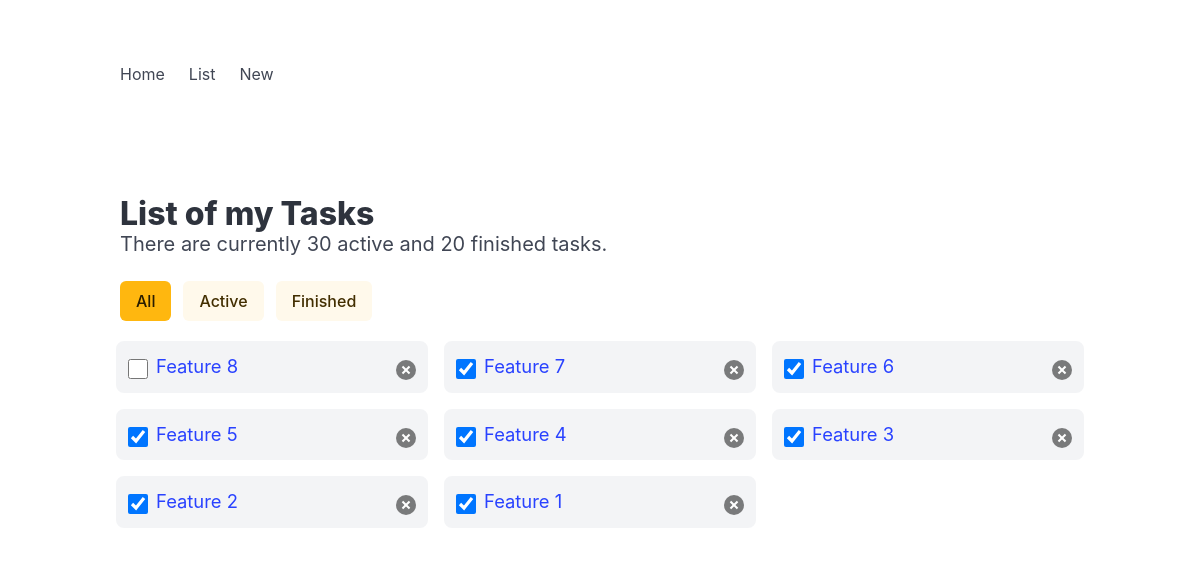
The app's page /todo/list/ (signed in), older data.
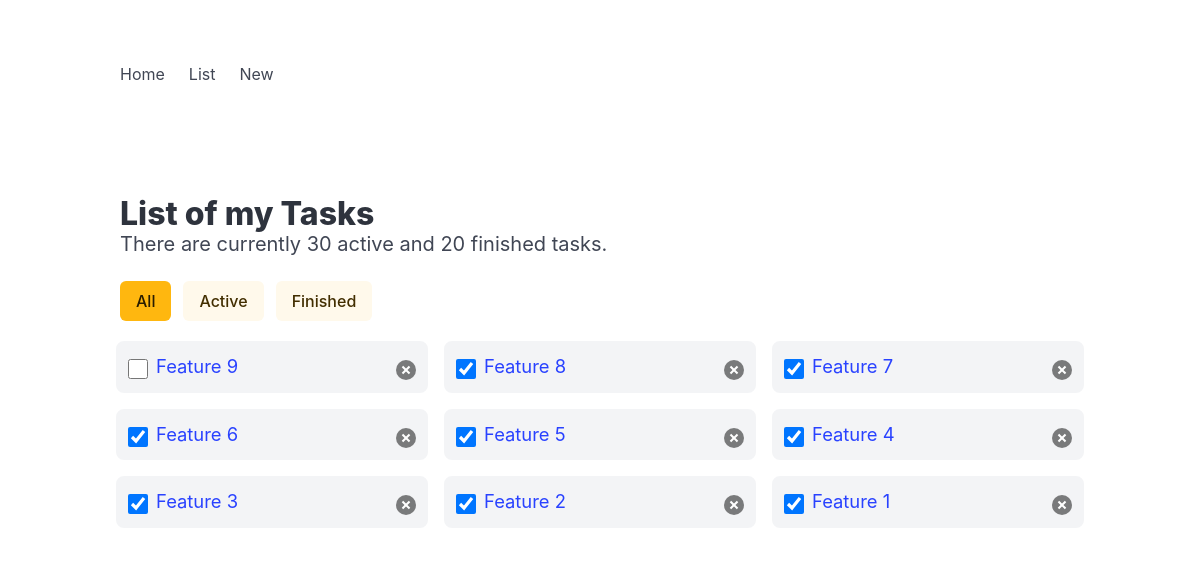
The same page, newer data.
### todo/models.py (models this page shows, shortened)
class Task(models.Model):
    user = models.ForeignKey(User, on_delete=models.CASCADE)
    title = models.CharField(max_length=100)
    desc = models.CharField(max_length=500)
    is_finished = models.BooleanField(default=False)
    finished_dt = models.DateTimeField(blank=True, null=True)
    dead_line_dt = models.DateTimeField(blank=True, null=True)
    create_dt = models.DateTimeField(auto_now_add=True)
    update_dt = models.DateTimeField(auto_now=True)

### todo/views.py (the view)
# urls.py: path('list/', views.todo_list, name='list'),
def todo_list(request):
    if request.user.is_authenticated:
        tasks = Task.objects.filter(user=request.user).order_by('-id')[0:100]
        context = {'tasks': tasks}
        return render(request, 'todo/list.html', context)
    else:
        return redirect('/todo')

### todo/templates/todo/list.html (shortened to what this page needs)
<!DOCTYPE html>
<html>
  <head>
    <link rel="stylesheet" href="https://cdn.jsdelivr.net/npm/bulma@1.0.2/css/bulma.min.css">
  </head>
  <body>
    {% include 'todo/includes/nav.html' %}
  <section class="section">
    <div class="container">
      <h1 class="title">List of my Tasks</h1>
      <p class="subtitle">There are currently 30 active and 20 finished tasks.</p>
      <div class="buttons">
        <a href="{{ request.path }}" class="button is-warning {% if 'active' in request.GET or 'finished' in request.GET %} is-light{% endif %}">All</a>
        <a href="{{ request.path }}?active" class="button is-warning {% if 'active' not in request.GET %} is-light{% endif %}">Active</a>
        <a href="{{ request.path }}?finished" class="button is-warning {% if 'finished' not in request.GET %} is-light{% endif %}">Finished</a>
      </div>
      {% if tasks %}
      <ul class="columns is-multiline" id="list">
        {% for task in tasks %}
          <li class="column is-4">
            <input type="checkbox" {% if task.is_finished %} checked {% endif %} title="Finish">
            <div>
              <a href="{% url 'todo:detail' number=task.id %}">{{ task.title }}</a>
              <br>
            </div>
            <button class="delete" title="Remove"></button>
          </li>
        {% endfor %}
        </ul>
      {% else %}
      <p class="is-size-5">No task to show here.</p>
      {% endif %}
    </div>
  </section>
  </body>
</html>

### todo/templates/todo/includes/nav.html (shortened to what this page needs)
<section class="section">
    <div class="container">
      <nav class="navbar" role="navigation" aria-label="main navigation">
        <div class="navbar-brand">
            <a class="navbar-item" href="{% url 'todo:index' %}">Home</a>
            <a class="navbar-item" href="{% url 'todo:list' %}">List</a>
            <a class="navbar-item" href="{% url 'todo:new' %}">New</a>
        </div>
    </nav>
    </div>
  </section>

### todo/templates/todo/list.html (style rules this page uses)
input[type="checkbox"] { width: 1.5em; height: 1.5em; cursor: pointer; }
#list > li { display: flex; gap: .5em; align-items: start; background: var(--bulma-background); border: .5em solid var(--bulma-scheme-main); border-radius: 1em; }
#list > li input { flex-shrink: 0; }
#list > li input, #list > li button { margin-top: .45em; }
#list > li div { font-size: 1.15em; flex-grow: 1; flex-shrink: 1; }

Row changes from the older to the newer data that the page shows:
added Task: title "Feature 9"
changed Task "Feature 8": is_finished "☐" → "☑"
